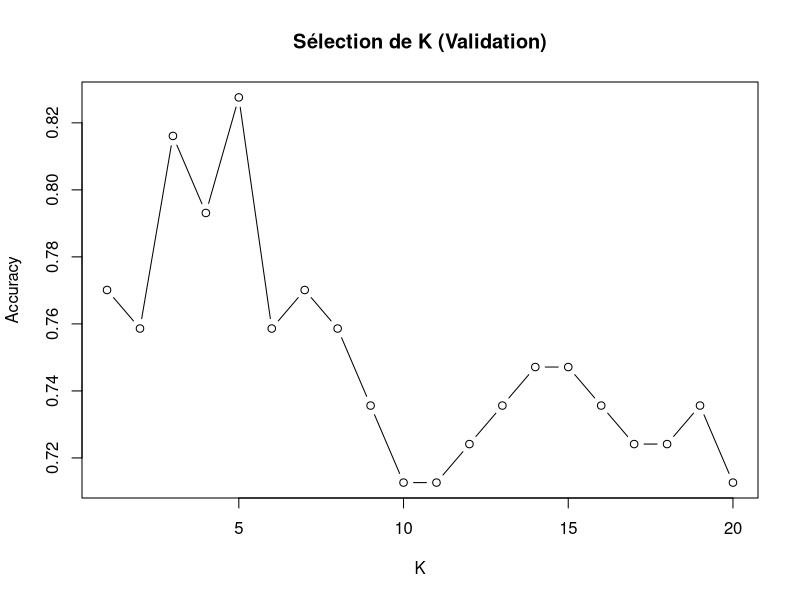
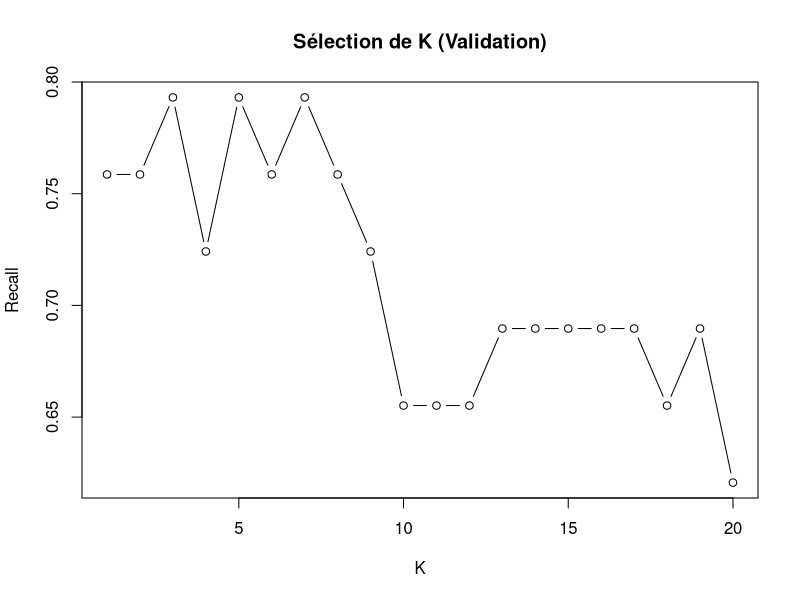
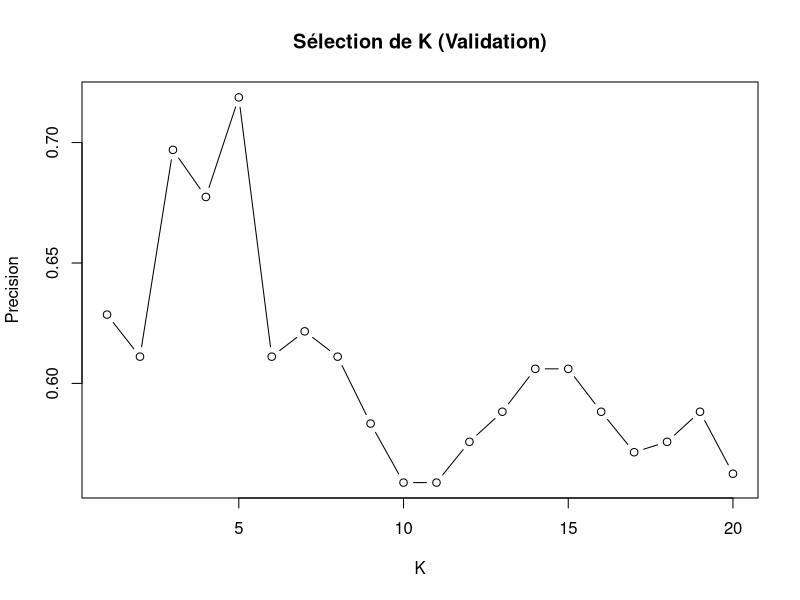

The R script that drew these images, in order:
## ---- chunk 1
# Chargement des données
qualitative_vars  = read.csv("../TP2/titanic_pre_processed_qualitative_vars.csv")
quantitative_vars = read.csv("../TP2/titanic_pre_processed_quantitative_vars.csv")
# Load the target and immediately convert to a factor vector
target_df = read.csv("../TP2/titanic_pre_processed_target.csv", stringsAsFactors = FALSE)
# On transforme immédiatement target en vecteur de facteurs (plus besoin de fonction helper)
target = as.factor(target_df$x)

# Suppression des observations avec 'Sex' manquant (moins de 0.2% des données)
isMissingSex = which(is.na(qualitative_vars$Sex) | qualitative_vars$Sex == "")
if (length(isMissingSex) > 0) {
  qualitative_vars  = qualitative_vars[-isMissingSex, ]
  quantitative_vars = quantitative_vars[-isMissingSex, ]
  target            = target[-isMissingSex]
}

# Conversion des variables explicatives en facteurs
qualitative_vars$Sex     = as.factor(qualitative_vars$Sex)
qualitative_vars$Pclass  = as.factor(qualitative_vars$Pclass)
qualitative_vars$withFam = as.factor(qualitative_vars$withFam)
qualitative_vars$Age_cat = as.factor(qualitative_vars$Age_cat)

## ---- chunk 2
library(caret)

# Transformation des variables qualitatives en variables muettes (0/1)
make_dummies = function(var_name, data) {
  encoder = dummyVars(paste0("~", var_name), data = data)
  as.data.frame(predict(encoder, newdata = data))
}

qualitative_vars_dummy = data.frame(
  make_dummies("Sex", qualitative_vars),
  make_dummies("withFam", qualitative_vars)
)

# Transformation de Pclass en numérique pour le calcul des distances KNN
qualitative_vars_encoded = data.frame(Pclass = as.numeric(as.character(qualitative_vars$Pclass)))

## ---- chunk 3
# Assemblage du dataframe de prédiction
predictive_vars = data.frame(qualitative_vars_encoded, qualitative_vars_dummy, quantitative_vars)

# Nettoyage des colonnes redondantes pour éviter la colinéarité et simplifier le modèle
predictive_vars$Sex.male  = NULL
predictive_vars$withFam.0 = NULL
predictive_vars$SibSp     = NULL
predictive_vars$Parch     = NULL

# Pourquoi ne pas normaliser tout de suite ? 
# Réponse : Pour éviter le Data Leakage (fuite d'information du Test vers le Train).

## ---- chunk 4
set.seed(1234)
n = nrow(predictive_vars)

# Extraction du Test (10%)
inTest    = sample(1:n, size = round(0.1 * n))
notinTest = (1:n)[-inTest]

# Extraction de la Validation (10%) parmi le reste
inValidation = sample(notinTest, size = round(0.1 * n))

# Création des ensembles (les targets sont des vecteurs directs)
predictive_vars_test       = predictive_vars[inTest,]
target_test                 = target[inTest]

predictive_vars_validation = predictive_vars[inValidation,]
target_validation           = target[inValidation]

predictive_vars_train      = predictive_vars[-c(inTest, inValidation),]
target_train                = target[-c(inTest, inValidation)]

## ---- chunk 5
# On définit la transformation sur le Train UNIQUEMENT
Proc = preProcess(predictive_vars_train, method = c("medianImpute", "range"))

# On applique la transformation aux trois ensembles
predictive_vars_train      = predict(Proc, predictive_vars_train)
predictive_vars_validation = predict(Proc, predictive_vars_validation)
predictive_vars_test       = predict(Proc, predictive_vars_test)

## ---- chunk 6
library(class)
KGrid = 1:20
accuracy_val = recall_val = precision_val = NULL

for(K in KGrid){
  set.seed(1234)
  # Application du KNN
  target_pred = knn(train = predictive_vars_train, 
                    test  = predictive_vars_validation, 
                    cl    = target_train, k = K)
  
  # Calcul de la matrice de confusion
  cm = confusionMatrix(data = target_pred, reference = target_validation, positive = "Survivant")
  
  accuracy_val  = c(accuracy_val, cm$overall["Accuracy"])
  recall_val    = c(recall_val, cm$byClass["Sensitivity"])
  precision_val = c(precision_val, cm$byClass["Pos Pred Value"])
}

# Visualisation
plot(KGrid, accuracy_val, type = 'b', main="Sélection de K (Validation)", xlab="K", ylab="Accuracy")
plot(KGrid, recall_val, type = 'b', main="Sélection de K (Validation)", xlab="K", ylab="Recall")
plot(KGrid, precision_val, type = 'b', main="Sélection de K (Validation)", xlab="K", ylab="Precision")

## ---- chunk 7
# On utilise tout ce qui n'est pas dans le Test final
predictive_vars_remain = predictive_vars[-inTest,]
target_remain           = target[-inTest]

n_remain = nrow(predictive_vars_remain)
nfolds   = 10
folds    = sample(1:nfolds, n_remain, replace = TRUE)

accuracy_fold = NULL

for(k in 1:nfolds){
  inFold = which(folds == k)
  
  # Split interne
  train_cv = predictive_vars_remain[-inFold,]
  val_cv   = predictive_vars_remain[inFold,]
  t_train  = target_remain[-inFold]
  t_val    = target_remain[inFold]
  
  # Pre-processing interne pour éviter le leakage
  Proc_cv  = preProcess(train_cv, method = c("medianImpute", "range"))
  train_cv = predict(Proc_cv, train_cv)
  val_cv   = predict(Proc_cv, val_cv)
  
  acc_K = NULL
  for(K in KGrid){
    pred = knn(train = train_cv, test = val_cv, cl = t_train, k = K)
    acc_K = c(acc_K, confusionMatrix(pred, t_val)$overall["Accuracy"])
  }
  accuracy_fold = rbind(accuracy_fold, acc_K)
}

# Calcul des moyennes par colonne (pour chaque K)
cv_accuracies = colMeans(accuracy_fold)
best_k_cv     = KGrid[which.max(cv_accuracies)]

## ---- chunk 8
# 1. Re-calcul du preprocessing sur l'ensemble 'remain' (Train + Val)
Proc_final = preProcess(predictive_vars_remain, method = c("medianImpute", "range"))

train_final_scaled = predict(Proc_final, predictive_vars_remain)
test_final_scaled  = predict(Proc_final, predictive_vars_test)

# 2. Apprentissage final avec le meilleur K trouvé par CV
final_predictions = knn(train = train_final_scaled, 
                        test  = test_final_scaled, 
                        cl    = target_remain, 
                        k     = best_k_cv)

# 3. Métriques finales
cm_final = confusionMatrix(final_predictions, target_test, positive = "Survivant")
print(cm_final)
